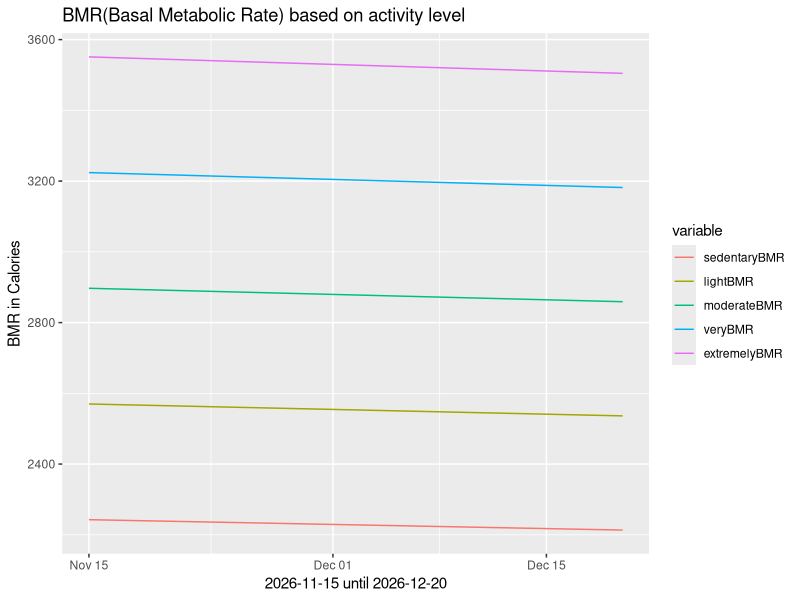
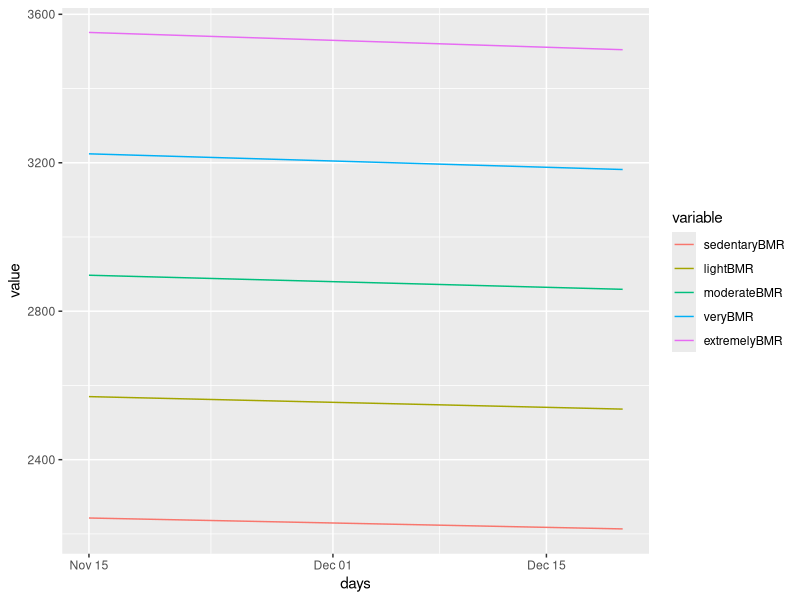

Generate these figures, in order, with R: (Note: this script raises an error after producing the figures.)
library(ggplot2)
weight <- 180
bf <- 15
goal <- 170
activity <- "light"
deficit <- 1000
diff_weight <- weight-goal
calories <- diff_weight*3500
days <- calories/deficit

## activity level
activity_level <- c("sedentary", "light", "moderate", "very", "extremely")
activity_value <- c(1.2, 1.375, 1.55, 1.725, 1.9)
how_active <- activity_value[match(activity, activity_level)]

##weight calculations
LeanMassLBS <- weight-(weight*bf/100)

## using the 25% rule for lean mass for simplicty
goalLeanMassLBS <- LeanMassLBS - .25*(weight-goal)
currentBMR <- (370 + (9.79759519 * LeanMassLBS))*how_active
goalBMR <- (370 + (9.79759519 * goalLeanMassLBS))*how_active
goalbf <- round(((goal-goalLeanMassLBS)/goal)*100, 1)

weightlossday <- seq(weight*3500, goal*3500,-1*deficit)/3500
bodyfatloss <- seq(bf, goalbf, length.out = length(weightlossday))
days <- seq.Date(Sys.Date(), by = 1, length.out = length(weightlossday))

bmr_seq <- seq(LeanMassLBS, goalLeanMassLBS, length.out = length(days))

sedentaryBMR <- (370 + (9.79759519 * bmr_seq))*1.2
lightBMR <- (370 + (9.79759519 * bmr_seq))*1.375
moderateBMR <- (370 + (9.79759519 * bmr_seq))*1.55
veryBMR <- (370 + (9.79759519 * bmr_seq))*1.725
extremelyBMR <- (370 + (9.79759519 * bmr_seq))*1.9


combined <- cbind.data.frame(days, sedentaryBMR, lightBMR, moderateBMR, veryBMR, extremelyBMR)

bmr_group <- reshape2::melt(combined, id.vars="days")

bmr <- ggplot(bmr_group, aes(days, value, col=variable )) + 
  geom_line()
bmr + ggtitle("BMR(Basal Metabolic Rate) based on activity level")+
  labs(x = paste(days[1], "until", days[length(days)]), y = "BMR in Calories")

print(bmr)

weightloss + ggtitle("Weight loss per day based on inputs", paste("Based on",deficit,"calorie deficit per-day", sep = " "))+
  labs(x = paste(days[1], "until", days[length(days)]), y = "Weight in lbs")


